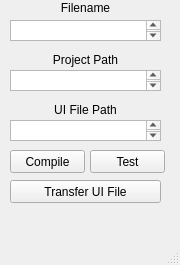
<?xml version="1.0" encoding="UTF-8"?>
<ui version="4.0">
 <class>MainWindow</class>
 <widget class="QMainWindow" name="MainWindow">
  <property name="geometry">
   <rect>
    <x>0</x>
    <y>0</y>
    <width>180</width>
    <height>265</height>
   </rect>
  </property>
  <property name="windowTitle">
   <string>MainWindow</string>
  </property>
  <widget class="QWidget" name="centralwidget">
   <widget class="QPushButton" name="compile_button">
    <property name="geometry">
     <rect>
      <x>10</x>
      <y>150</y>
      <width>75</width>
      <height>23</height>
     </rect>
    </property>
    <property name="text">
     <string>Compile</string>
    </property>
   </widget>
   <widget class="QPushButton" name="test_button">
    <property name="geometry">
     <rect>
      <x>90</x>
      <y>150</y>
      <width>75</width>
      <height>23</height>
     </rect>
    </property>
    <property name="text">
     <string>Test</string>
    </property>
   </widget>
   <widget class="QTextEdit" name="filename_textbox">
    <property name="geometry">
     <rect>
      <x>10</x>
      <y>20</y>
      <width>151</width>
      <height>21</height>
     </rect>
    </property>
   </widget>
   <widget class="QLabel" name="filename_label">
    <property name="geometry">
     <rect>
      <x>60</x>
      <y>0</y>
      <width>51</width>
      <height>16</height>
     </rect>
    </property>
    <property name="text">
     <string>Filename</string>
    </property>
    <property name="alignment">
     <set>Qt::AlignCenter</set>
    </property>
   </widget>
   <widget class="QLabel" name="projectpath_label">
    <property name="geometry">
     <rect>
      <x>50</x>
      <y>50</y>
      <width>71</width>
      <height>20</height>
     </rect>
    </property>
    <property name="text">
     <string>Project Path</string>
    </property>
    <property name="alignment">
     <set>Qt::AlignCenter</set>
    </property>
   </widget>
   <widget class="QTextEdit" name="projectpath_textbox">
    <property name="geometry">
     <rect>
      <x>10</x>
      <y>70</y>
      <width>151</width>
      <height>21</height>
     </rect>
    </property>
   </widget>
   <widget class="QTextEdit" name="uipath_textbox">
    <property name="geometry">
     <rect>
      <x>10</x>
      <y>120</y>
      <width>151</width>
      <height>21</height>
     </rect>
    </property>
   </widget>
   <widget class="QLabel" name="uipath_label">
    <property name="geometry">
     <rect>
      <x>50</x>
      <y>100</y>
      <width>71</width>
      <height>20</height>
     </rect>
    </property>
    <property name="text">
     <string>UI File Path</string>
    </property>
    <property name="alignment">
     <set>Qt::AlignCenter</set>
    </property>
   </widget>
   <widget class="QPushButton" name="transfer_button">
    <property name="geometry">
     <rect>
      <x>10</x>
      <y>180</y>
      <width>151</width>
      <height>23</height>
     </rect>
    </property>
    <property name="text">
     <string>Transfer UI File</string>
    </property>
   </widget>
  </widget>
  <widget class="QMenuBar" name="menubar">
   <property name="geometry">
    <rect>
     <x>0</x>
     <y>0</y>
     <width>180</width>
     <height>21</height>
    </rect>
   </property>
  </widget>
  <widget class="QStatusBar" name="statusbar"/>
 </widget>
 <resources/>
 <connections/>
</ui>
